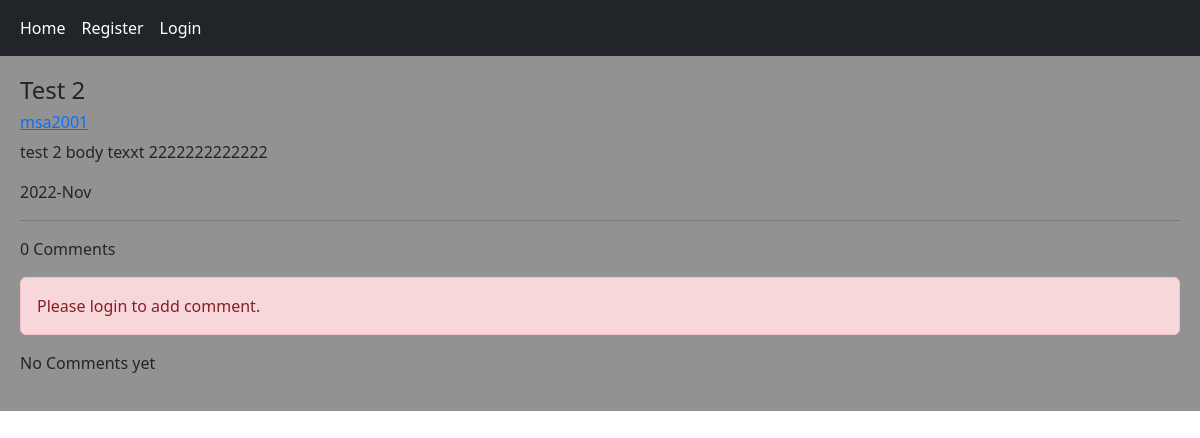
Before: /post/3/test-2/ with the older database file.
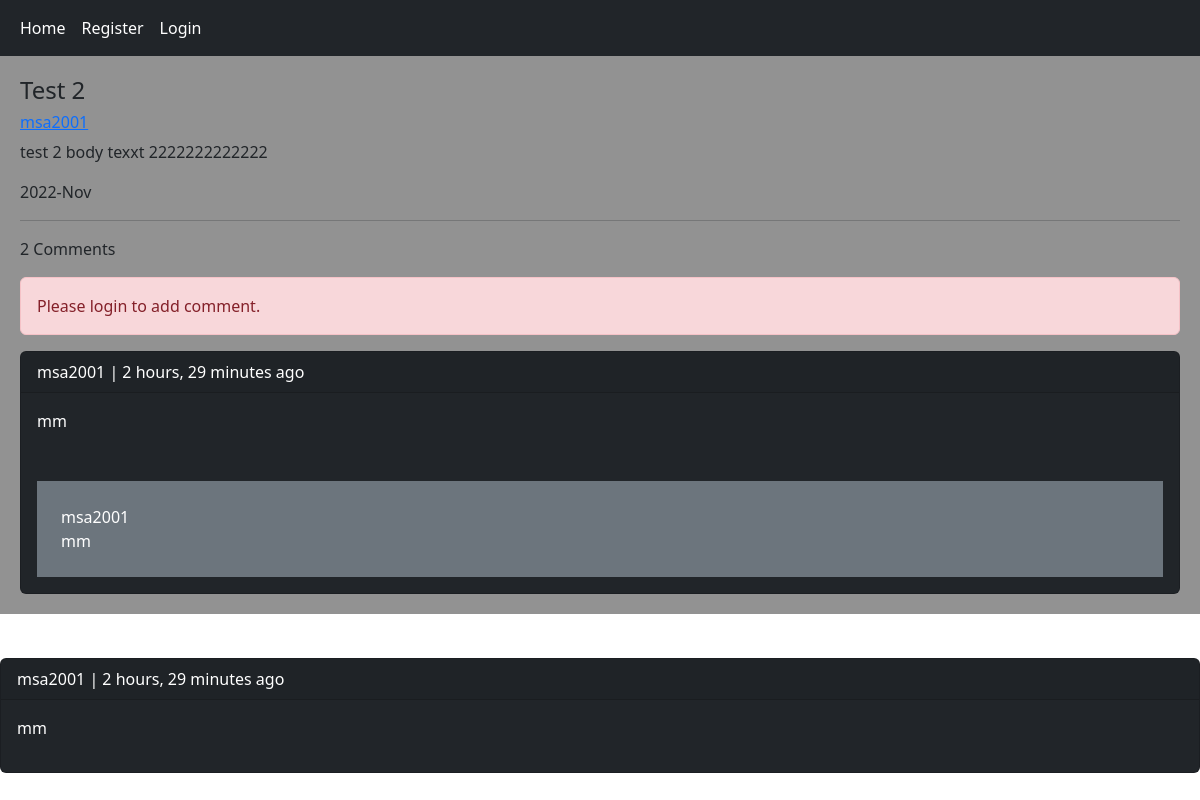
After: the same page with the newer database file.
### home/models.py (models this page shows, shortened)
class Post(models.Model):
    user = models.ForeignKey(User, on_delete=models.CASCADE, related_name='posts')
    title = models.CharField(max_length=50)
    body = models.TextField(max_length=1000)
    slug = models.SlugField()
    created = models.DateTimeField(auto_now_add=True)
    updated = models.DateTimeField(auto_now=True)
    class Meta:
        ordering = ('-updated',)

class Comment(models.Model):
    user = models.ForeignKey(User, on_delete=models.CASCADE, related_name='ucomments')
    post = models.ForeignKey(Post, on_delete=models.CASCADE, related_name='pcomments')
    reply = models.ForeignKey('self', on_delete=models.CASCADE, related_name='rcomments', blank=True, null=True)
    is_reply = models.BooleanField(default=False)
    body = models.TextField(max_length=200)
    created = models.DateTimeField(auto_now_add=True)

### home/views.py (the view, shortened to what this page needs)
# urls.py: path('post/<int:post_id>/<slug:post_slug>/', views.PostDetailView.as_view(), name='post_detail'),
class PostDetailView(View):
    form_class = CommentCreateForm
    form_class_reply = CommentReplyForm
    def setup(self, request, *args, **kwargs):
        self.post_instance = get_object_or_404(Post, id=kwargs['post_id'], slug=kwargs['post_slug'])
        return super().setup(self, request, *args, **kwargs)
    def get(self, request, *args, **kwargs):
        comments = self.post_instance.pcomments.filter(is_reply=False)
        can_like = False
        return render(request, 'home/detail.html', {'post': self.post_instance, 'comments': comments,
                                                    'form': self.form_class, 'reply_form': self.form_class_reply})

### home/templates/home/detail.html (shortened to what this page needs)
{% extends 'base.html' %}
{% load static %}
{% block content %}
    <h4>{{ post.title }}</h4>
    <a href="{% url 'account:profile' post.user.id %}"><h6>{{ post.user.username }}</h6></a>
    <p>{{ post.body }}</p>
    <p>{{ post.updated|date:'Y-M' }}</p>
    <hr>
    <p>{{ comments.count }} Comments</p>
    {% if request.user.is_authenticated %}
        <div class="container">
            <div class="row">
                <div class="col-lg-6">
                    <a href="{% url 'home:post_like' post.id %}" class="btn btn-danger">{{ post.likes_count }} Likes</a>
                    <hr>
                    <div class="down-contact">
                        <form method="post" action="">
                            {% csrf_token %}
                            {{ form.as_p }}
                            <input type="submit" value="Send" class="btn btn-primary mb-2">
                        </form>
                    </div>
                </div>
            </div>
        </div>
    {% else %}
        <p class="alert alert-danger">Please login to add comment.</p>
    {% endif %}
    {% for comment in comments %}
        <div class="card bg-dark text-white"><p class="card-header">{{ comment.user }} | {{ comment.created|timesince }}
            ago </p>
            <P class="card-body">{{ comment.body }}</P>
            {% with replies=comment.rcomments.all %}
                {% for reply in replies %}
                    <P class="bg-secondary p-4 m-3">{{ reply.user }} <br>{{ reply.body }}</p>
                {% endfor %}
                </div>
                </div>
            {% endwith %}
        </div> <br>
    {% empty %}
        <p> No Comments yet </p>
    {% endfor %}
{% endblock %}

### templates/base.html (shortened to what this page needs)
<!DOCTYPE html>
<html lang="en">
<head>
    <link href="https://cdn.jsdelivr.net/npm/bootstrap@5.2.2/dist/css/bootstrap.min.css" rel="stylesheet"
>
</head>
<body>
{% include 'includes/navbar.html' %}
<div class="jumbotron">
    {% block content %}
    {% endblock %}
</div>
</body>
</html>

### templates/includes/navbar.html
<nav class="navbar navbar-expand-lg navbar-dark bg-dark">
    <div class="container-fluid">
        <div class="navbar-nav">
            <a class="nav-link active" href="{% url 'home:home' %}">Home</a>
            {% if request.user.is_authenticated %}
                <a class="nav-link active" href="{% url 'account:profile' request.user.id  %}">{{ request.user.username }}</a>
                <a class="nav-link active" href="{% url 'account:logout' %}">Logout</a>
            {% else %}
                <a class="nav-link active" href="{% url 'account:register' %}">Register</a>
                <a class="nav-link active" href="{% url 'account:login' %}">Login</a>
            {% endif %}
        </div>
    </div>
</nav>

### templates/base.html (style rules this page uses)
.jumbotron { padding: 20px; margin-bottom: 20px; background-color: rgba(146,146,146,1); }

Changed rows visible on the page:
added Comment: user "msa2001", created "2 hours, 29 minutes", body "mm"
added Comment: user "msa2001", body "mm", created "2 hours, 29 minutes"
Other visible differences:
{{ comments.count }}: "0" → "2"
text no longer shown: "No Comments yet"
